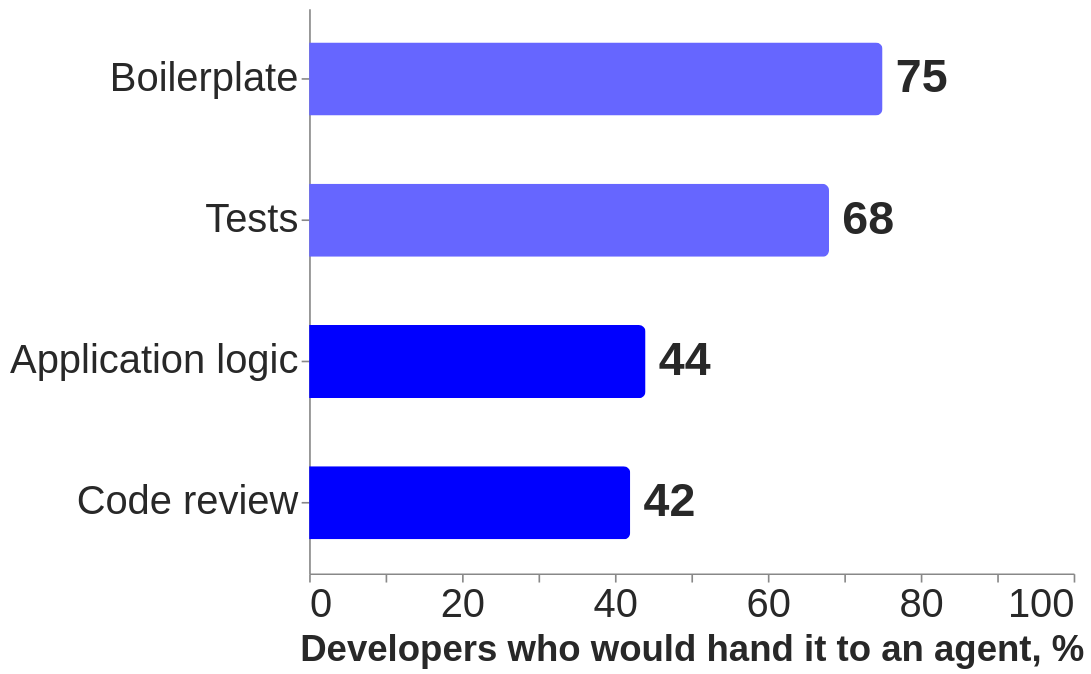

Write a Vega-Lite specification for this figure.
### Vega-Lite specification from a JSON file in a GitHub repository (floating-point values rounded to 4 significant figures)
{"$schema": "https://vega.github.io/schema/vega-lite/v5.json", "width": 460, "height": 340, "data": {"values": [{"task": "Boilerplate", "share": 75, "kind": "routine"}, {"task": "Tests", "share": 68, "kind": "routine"}, {"task": "Application logic", "share": 44, "kind": "judgement"}, {"task": "Code review", "share": 42, "kind": "judgement"}]}, "layer": [{"mark": {"type": "bar", "cornerRadiusTopRight": 4, "cornerRadiusBottomRight": 4, "height": 44}, "encoding": {"y": {"field": "task", "type": "ordinal", "sort": null, "axis": {"title": null, "labelLimit": 260}}, "x": {"field": "share", "type": "quantitative", "scale": {"domain": [0, 100]}, "axis": {"title": "Developers who would hand it to an agent, %", "grid": false}}, "color": {"field": "kind", "type": "nominal", "scale": {"domain": ["routine", "judgement"], "range": ["#6666FF", "#0000FF"]}, "legend": null}}}, {"mark": {"type": "text", "align": "left", "dx": 8, "fontSize": 28, "fontWeight": "bold", "color": "#282828"}, "encoding": {"y": {"field": "task", "type": "ordinal", "sort": null}, "x": {"field": "share", "type": "quantitative"}, "text": {"field": "share", "type": "quantitative"}}}], "config": {"font": "Tahoma, Verdana, sans-serif", "axis": {"labelFontSize": 24, "titleFontSize": 22, "labelColor": "#282828", "titleColor": "#282828"}, "view": {"stroke": null}}}
